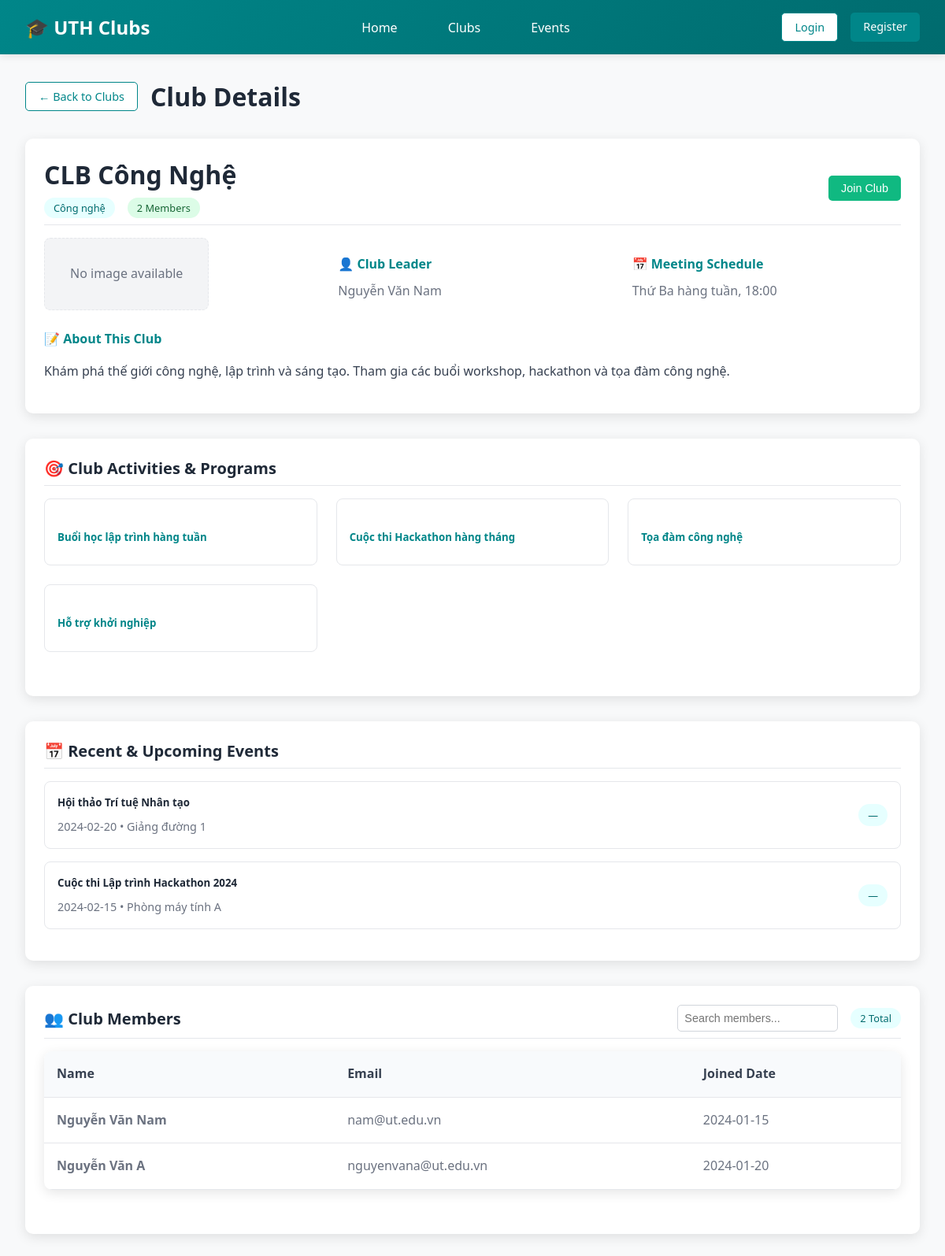
Page /?section=clubDetails&club_id=1 on the committed database.
### tables this page shows
CREATE TABLE clubs (
  id INT AUTO_INCREMENT PRIMARY KEY,
  name VARCHAR(100) NOT NULL,
  description TEXT,
  category VARCHAR(50),
  leader_id INT,
  activities TEXT,
  schedule_meeting VARCHAR(255),
  club_image VARCHAR(255),
  created_at TIMESTAMP DEFAULT CURRENT_TIMESTAMP,
  FOREIGN KEY (leader_id) REFERENCES users(id)
);

CREATE TABLE users (
    id INT PRIMARY KEY AUTO_INCREMENT,
    name VARCHAR(100) NOT NULL,
    email VARCHAR(100) UNIQUE NOT NULL,
    student_id VARCHAR(20) UNIQUE,
    password VARCHAR(255) NOT NULL,
    role ENUM('student', 'admin') DEFAULT 'student',
    email_verified BOOLEAN DEFAULT FALSE,
    verification_token VARCHAR(255),
    created_at TIMESTAMP DEFAULT CURRENT_TIMESTAMP
);

CREATE TABLE events (
  id INT AUTO_INCREMENT PRIMARY KEY,
  club_id INT,
  name VARCHAR(100),
  date DATE,
  location VARCHAR(255),
  max_participants INT,
  description TEXT,
  event_image VARCHAR(255),
  FOREIGN KEY (club_id) REFERENCES clubs(id)
);

CREATE TABLE club_members (
  id INT AUTO_INCREMENT PRIMARY KEY,
  club_id INT,
  user_id INT,
  joined_date DATE DEFAULT (CURRENT_DATE),
  FOREIGN KEY (club_id) REFERENCES clubs(id),
  FOREIGN KEY (user_id) REFERENCES users(id)
);

### index.php (called while the page is built, shortened)
<?php
$activeSection = isset($_GET['section']) ? $_GET['section'] : 'home';
include 'includes/header.php';
?>
<?php include 'pages/events.php'; ?>
<?php include 'pages/club-details.php'; ?>
<?php include 'includes/footer.php'; ?>

### pages/club-details.php (shortened to what this page needs)
<?php
$clubDetails = null;
$clubMembers = [];
$clubEvents = [];
if (!empty($activeClubId)) {
    try {
        $cdStmt = $pdo->prepare("SELECT c.*, u.name AS leader_name, u.email AS leader_email,
                                        (SELECT COUNT(*) FROM club_members cm WHERE cm.club_id = c.id) AS member_count
                                 FROM clubs c
                                 LEFT JOIN users u ON u.id = c.leader_id
                                 WHERE c.id = ?");
        $cdStmt->execute([$activeClubId]);
        $clubDetails = $cdStmt->fetch(PDO::FETCH_ASSOC) ?: null;
    } catch (Exception $e) {}
    try {
        $memStmt = $pdo->prepare("SELECT u.name, u.email, cm.joined_date
                                   FROM club_members cm
                                   JOIN users u ON u.id = cm.user_id
                                   WHERE cm.club_id = ?");
        $memStmt->execute([$activeClubId]);
        $clubMembers = $memStmt->fetchAll(PDO::FETCH_ASSOC);
    } catch (Exception $e) {}
    try {
        $evStmt = $pdo->prepare("SELECT id, name, date, location FROM events WHERE club_id = ? ORDER BY date DESC LIMIT 5");
        $evStmt->execute([$activeClubId]);
        $clubEvents = $evStmt->fetchAll(PDO::FETCH_ASSOC);
    } catch (Exception $e) {}
}
?>
<div id="clubDetails" class="section<?php echo ($activeSection === 'clubDetails') ? ' active' : ''; ?>">
    <div class="container">
        <div style="display: flex; align-items: center; gap: 1rem; margin-bottom: 2rem;">
            <a class="btn btn-secondary" href="?section=clubs">← Back to Clubs</a>
            <h1 id="clubDetailsTitle" style="margin: 0; color: #1f2937;">Club Details</h1>
        </div>
        <div id="clubDetailsContent">
            <div class="card" style="margin-bottom: 2rem;">
                <div class="card-header">
                    <div style="display: flex; justify-content: space-between; align-items: center; width: 100%;">
                        <div>
                            <div class="card-title" id="clubDetailName" style="font-size: 2rem; margin-bottom: 0.5rem;">
                                <?php echo $clubDetails ? htmlspecialchars($clubDetails['name']) : 'Select a club'; ?>
                            </div>
                            <div style="display: flex; gap: 1rem; align-items: center;">
                                <span class="badge badge-info" id="clubDetailCategory"><?php echo $clubDetails ? htmlspecialchars(ucfirst($clubDetails['category'])) : ''; ?></span>
                                <span class="badge badge-success" id="clubDetailMemberCount"><?php echo $clubDetails ? (int)$clubDetails['member_count'] . ' Members' : ''; ?></span>
                            </div>
                        </div>
                        <?php if ($clubDetails): ?>
                        <button class="btn btn-success" onclick="joinClubFromDetails()" id="joinClubBtn">Join Club</button>
                        <?php endif; ?>
                    </div>
                </div>
                <div class="card-content">
                    <div style="display: grid; grid-template-columns: repeat(auto-fit, minmax(250px, 1fr)); gap: 2rem; margin-bottom: 1.5rem;">
                        <div style="display:flex; align-items:flex-start; gap:1rem;">
                            <?php if ($clubDetails && !empty($clubDetails['club_image'])): ?>
                                <?php
                                    $imgFile = basename($clubDetails['club_image']);
                                    $imgPath = 'uploads/clubs/' . $imgFile;
                                ?>
                                <div style="max-width:280px;">
                                    <img src="<?php echo htmlspecialchars($imgPath); ?>" alt="<?php echo htmlspecialchars($clubDetails['name'] ?? 'Club image'); ?>" style="width:100%; height:auto; border-radius:8px; object-fit:cover; border:1px solid #e5e7eb;">
                                </div>
                            <?php else: ?>
                                <div style="max-width:280px;">
                                    <div style="width:100%; padding:2rem; border-radius:8px; background:#f3f4f6; text-align:center; color:#6b7280; border:1px dashed #e5e7eb;">No image available</div>
                                </div>
                            <?php endif; ?>
                        </div>
                        <div>
                            <h4 style="color: #008689; margin-bottom: 0.5rem;">👤 Club Leader</h4>
                            <p id="clubDetailLeader" style="margin: 0; font-weight: 500;">
                                <?php echo $clubDetails ? htmlspecialchars($clubDetails['leader_name'] ?: 'N/A') : ''; ?>
                            </p>
                        </div>
                        <div>
                            <h4 style="color: #008689; margin-bottom: 0.5rem;">📅 Meeting Schedule</h4>
                            <p id="clubDetailSchedule" style="margin: 0;">
                                <?php echo $clubDetails ? htmlspecialchars($clubDetails['schedule_meeting'] ?: '') : ''; ?>
                            </p>
                        </div>
                    </div>
                    <div>
                        <h4 style="color: #008689; margin-bottom: 1rem;">📝 About This Club</h4>
                        <p id="clubDetailDescription" style="line-height: 1.6; color: #374151;">
                            <?php echo $clubDetails ? nl2br(htmlspecialchars($clubDetails['description'])) : 'Please choose a club from the list.'; ?>
                        </p>
                    </div>
                </div>
            </div>
            <div class="card" style="margin-bottom: 2rem;">
                <div class="card-header">
                    <div class="card-title">🎯 Club Activities & Programs</div>
                </div>
                <div class="card-content">
                    <div class="card-grid" id="clubActivities">
                        <?php if ($clubDetails && !empty($clubDetails['activities'])): ?>
                            <?php foreach (explode(',', $clubDetails['activities']) as $activity): ?>
                            <div style="padding: 1rem; border: 1px solid #e5e7eb; border-radius: 8px;">
                                <h5 style="color: #008689; margin-bottom: 0.5rem;"><?php echo htmlspecialchars(trim($activity)); ?></h5>
                            </div>
                            <?php endforeach; ?>
                        <?php else: ?>
                            <div>No activities listed.</div>
                        <?php endif; ?>
                    </div>
                </div>
            </div>
            <div class="card" style="margin-bottom: 2rem;">
                <div class="card-header">
                    <div class="card-title">📅 Recent & Upcoming Events</div>
                </div>
                <div class="card-content">
                    <div id="clubEvents">
                        <?php foreach ($clubEvents as $cev): ?>
                        <div style="display: flex; justify-content: space-between; align-items: center; padding: 1rem; border: 1px solid #e5e7eb; border-radius: 8px; margin-bottom: 1rem;">
                            <div>
                                <h5 style="margin: 0 0 0.5rem 0; color: #1f2937;"><?php echo htmlspecialchars($cev['name']); ?></h5>
                                <p style="margin: 0; color: #6b7280; font-size: 0.9rem;"><?php echo htmlspecialchars($cev['date']); ?> • <?php echo htmlspecialchars($cev['location']); ?></p>
                            </div>
                            <span class="badge badge-info">—</span>
                        </div>
                        <?php endforeach; ?>
                    </div>
                </div>
            </div>
            <div class="card">
                <div class="card-header">
                    <div style="display: flex; justify-content: space-between; align-items: center; width: 100%;">
                        <div class="card-title">👥 Club Members</div>
                        <div style="display: flex; gap: 1rem; align-items: center;">
                            <input type="text" placeholder="Search members..." id="memberSearch" onkeyup="filterMembers()" style="padding: 0.5rem; border: 1px solid #d1d5db; border-radius: 5px; font-size: 0.9rem;">
                            <span class="badge badge-info" id="memberCountBadge"><?php echo $clubDetails ? count($clubMembers) . ' Total' : '0 Total'; ?></span>
                        </div>
                    </div>
                </div>
                <div class="card-content">
                    <div class="table-container">
                        <table>
                            <thead>
                                <tr>
                                    <th>Name</th>
                                    <th>Email</th>
                                    <th>Joined Date</th>
                                </tr>
                            </thead>
                            <tbody id="membersTableBody">
                                <?php foreach ($clubMembers as $m): ?>
                                <tr>
                                    <td><strong><?php echo htmlspecialchars($m['name']); ?></strong></td>
                                    <td><?php echo htmlspecialchars($m['email']); ?></td>
                                    <td><?php echo htmlspecialchars($m['joined_date']); ?></td>
                                </tr>
                                <?php endforeach; ?>
                            </tbody>
                        </table>
                    </div>
                </div>
            </div>
        </div>
    </div>
</div>

### assets/css/styles.css (style rules this page uses)
body { box-sizing: border-box; margin: 0; padding: 0; font-family: 'Segoe UI', Tahoma, Geneva, Verdana, sans-serif; background-color: #f8f9fa; color: #333; }
* { box-sizing: border-box; }
.btn { padding: 0.5rem 1rem; border: none; border-radius: 5px; cursor: pointer; font-size: 0.9rem; transition: all 0.3s; text-decoration: none; display: inline-block; text-align: center; }
.btn-secondary { background-color: white; color: #008689; border: 1px solid #008689; }
.btn-success { background-color: #10b981; color: white; }
.container { max-width: 1200px; margin: 0 auto; padding: 2rem; }
.card { background: white; border-radius: 10px; box-shadow: 0 4px 15px rgba(0,0,0,0.1); padding: 1.5rem; margin-bottom: 1.5rem; transition: transform 0.3s, box-shadow 0.3s; }
.card-grid { display: grid; grid-template-columns: repeat(auto-fit, minmax(300px, 1fr)); gap: 1.5rem; margin-bottom: 2rem; }
.card-header { display: flex; justify-content: space-between; align-items: center; margin-bottom: 1rem; padding-bottom: 0.5rem; border-bottom: 1px solid #e5e7eb; }
.card-title { font-size: 1.25rem; font-weight: 600; color: #1f2937; }
.card-content { color: #6b7280; line-height: 1.6; }
.table-container { background: white; border-radius: 10px; box-shadow: 0 4px 15px rgba(0,0,0,0.1); overflow: hidden; margin-bottom: 2rem; }
table { width: 100%; border-collapse: collapse; }
th, td { padding: 1rem; text-align: left; border-bottom: 1px solid #e5e7eb; }
th { background-color: #f8fafc; font-weight: 600; color: #374151; }
.badge { display: inline-block; padding: 0.25rem 0.75rem; border-radius: 20px; font-size: 0.8rem; font-weight: 500; }
.badge-success { background-color: #dcfce7; color: #166534; }
.badge-info { background-color: #e6ffff; color: #006b6e; }
.section { display: none; }
.section.active { display: block; }

### rows in the picture
clubs: name "CLB Công Nghệ", category "Công nghệ", leader.name "Nguyễn Văn Nam", schedule_meeting "Thứ Ba hàng tuần, 18:00", description "Khám phá thế giới công nghệ, lập trình và sáng tạo. Tham gia các buổi workshop, hackathon và tọa đàm công nghệ.", activities "Buổi học lập trình hàng tuần", activities "Cuộc thi Hackathon hàng tháng", activities "Tọa đàm công nghệ", activities "Hỗ trợ khởi nghiệp"
events: name "Hội thảo Trí tuệ Nhân tạo", date "2024-02-20", location "Giảng đường 1"
events: name "Cuộc thi Lập trình Hackathon 2024", date "2024-02-15", location "Phòng máy tính A"
club_members: user.name "Nguyễn Văn Nam", user.email "nam@ut.edu.vn", joined_date "2024-01-15"
club_members: user.name "Nguyễn Văn A", user.email "nguyenvana@ut.edu.vn", joined_date "2024-01-20"

### other values in the picture
$clubDetails['member_count'] "2"
count($clubMembers) "2"
